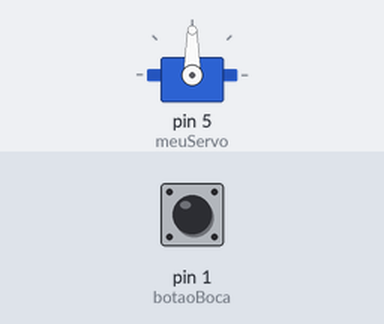
The sketch below on a simulated Arduino Uno, built with avr-gcc and run on an emulated ATmega328P. On the bench: servo. The inputs (shaded band) are chosen by the test bench; at power-on: pin 1 (botaoBoca) HIGH.

Above: at 1.2 s.
1.3 s: pin 1 (botaoBoca) pulled LOW for 1 s
At 3.7 s:
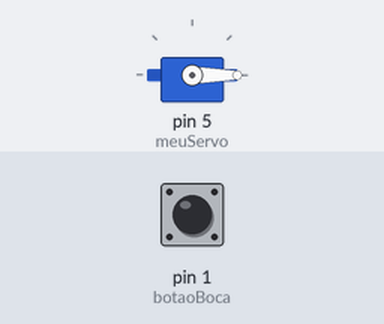
4.0 s: pin 1 (botaoBoca) pulled LOW for 3.2 s
At 4.17 s:
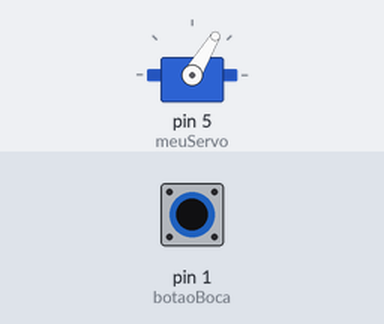
8.7 s: pin 1 (botaoBoca) pulled LOW for 0.15 s
At 9.8 s:
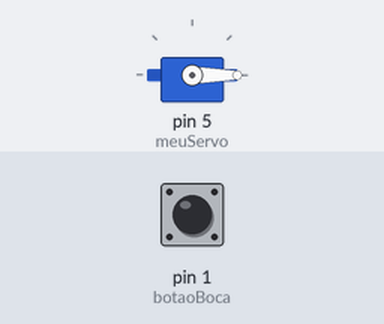
Timing chart, 0 to 11.7 s (numbered marks = the images above; inputs shaded):
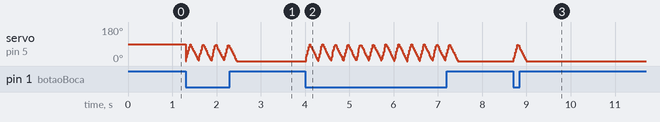

Measured:
- after the input at 8.7 s, servo on pin 5 (meuServo): rises from 0° to 85° in 0.07 s, then falls to 0° in 0.21 s

The sketch:

1._Robo_Servo_Boca.ino
```cpp
////////////////////////////////////////////////////////////////////PARTE 01//////////////////////////////////////////////////////////
///// O que será necessário usar - Variáveis - Portas - Itens - Bibliotecas

//Adicionando Biblioteca do Servo Motor
#include <Servo.h>

//Chamando configuração do Servo com nome meuServo
Servo meuServo;

//Declarando porta 1 para o botão da boca
int botaoBoca = 1;


////////////////////////////////////////////////////////////////////PARTE 02//////////////////////////////////////////////////////////
///// Setup - Fixo - Programa ler apenas uma vez.

void setup()
{
  pinMode(botaoBoca, INPUT_PULLUP); // define o botão como entrada de dados para a abrir a boca
}


////////////////////////////////////////////////////////////////////PARTE 03//////////////////////////////////////////////////////////
///// O CÉREBRO DO ROBÔ - O QUE ELE VAI PENSAR - SERÁ EXECUTADO SEMPRE ELE ESTIVER LIGADO

void loop() //Repetição
{
  //MANDAR MEXER A BOCA PELO SERVO
  meuServo.attach(5); //Servo na porta 5
  if(digitalRead(botaoBoca) == LOW) //Quando o botão da boca for pressionado
  {
    for(int angulo=0; angulo<=90; angulo++) // Aumenta o angulo do servo ate chegar em 90 graus
    {
      meuServo.write(angulo);
      delay(01);
    }
    for(int angulo=90; angulo>=0; angulo--)// Diminui o angulo do servo
    {
      meuServo.write(angulo);
      delay(02);
    }
  }
  meuServo.detach();
}
```
